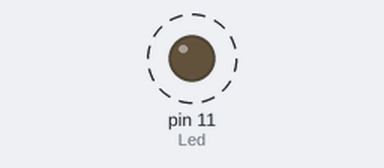
Recording of a program running on a simulated Raspberry Pi (header pin numbers). Shown: output pins drawn as LEDs (lit = HIGH). Dashed ring = blinking. What the program prints to the terminal is not drawn.

Above: at 0.15 s.
Timing chart, 0 to 3.0 s (numbered marks = the images above):
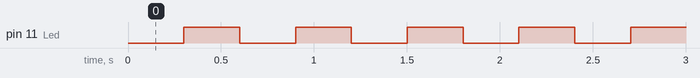

The program:

dve_LED.py
```python
# -*- coding: utf-8 -*-

#Navodilo: Programsko kodo, ki smo jo uporabili pri povezavi ene LED diode spremeni tako, da bo mogoce svetiti z obema


# Vkljucimo knjiznice, ki jih potrebujemo
import RPi.GPIO as GPIO
import time

Led = 11  #Ostevilcimo pin na katerem je Led1

# Funkcija z zacetnimi nastavitvami programa
def setup():
    GPIO.setmode(GPIO.BOARD) #Nastavitev uporabe oznacevanja pinov
    GPIO.setup(Led, GPIO.OUT) #Nacin priklopa (pina) na izhod.
    GPIO.output(Led, GPIO.HIGH) #Nastavi visok izhod (3.3V) za izklop zarnice.

# Funkcija z neskoncno zanko kjer krmilimo vklop in izklop LED diode.
def loop():
    while True:
        print ("... Led prizgana")     # Izpis v ukazno vrstico.
        GPIO.output(Led, GPIO.LOW)     # Led prizgana.
        time.sleep(0.3)                 # Pocakaj pol sekunde.
        print ("... Led ugasnjena")
        GPIO.output(Led, GPIO.HIGH)    # Led ugasnjena
        time.sleep(0.3)

# Funkcija ugasne vsa stikala na GPIO vezju.
def destroy():
    GPIO.output(Led, GPIO.HIGH) # Led1 off
    GPIO.cleanup()

if __name__ == '__main__':    #Zacetek glavnega programa.
    setup()
    try:
        loop()
    except KeyboardInterrupt: #Pritisni ctrl+c za koncanje programa
        destroy()
```

Measured:
- by itself, pin 11 (Led): alternates HIGH for 0.30 s and LOW for 0.30 s
